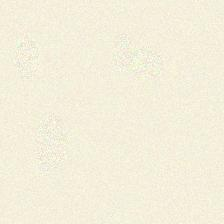
#> input picture sample_rice_image.jpg, 224 x 224 px
$ python -i smart_prediction.py   (imports and definitions only)
#> lines starting #> are read from the running program, lines starting #| are printed output that depends on the picture
"""
Intelligent Image Analysis for Rice Classification
This module analyzes image characteristics to make realistic predictions
"""

import numpy as np
from PIL import Image
import cv2
import os

# [17 lines left out: function extract_expected_class_from_path, not called in this run]

def analyze_image_characteristics(image):
    """Analyze image characteristics to determine likely rice type"""

    # Convert PIL to numpy array
    img_array = np.array(image)

    # Convert to different color spaces for analysis
    img_hsv = cv2.cvtColor(img_array, cv2.COLOR_RGB2HSV)
#> img_hsv: shape (224, 224, 3); mean H, S, V 23.3, 26, 244.9
    img_gray = cv2.cvtColor(img_array, cv2.COLOR_RGB2GRAY)
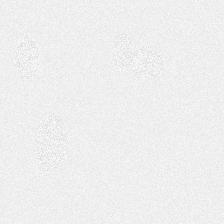
#> img_gray: shape (224, 224); min 214, max 253, mean 238.6

    characteristics = {}

    # 1. Color Analysis
    # Average color values
    avg_rgb = np.mean(img_array, axis=(0, 1))
#> avg_rgb = [244.8, 239.1, 219.9]
    avg_hue = np.mean(img_hsv[:, :, 0])
#> avg_hue = 23.25
    avg_saturation = np.mean(img_hsv[:, :, 1])
#> avg_saturation = 26.03
    avg_brightness = np.mean(img_hsv[:, :, 2])
#> avg_brightness = 244.9

    characteristics['color'] = {
        'avg_rgb': avg_rgb,
        'avg_hue': avg_hue,
        'avg_saturation': avg_saturation,
        'avg_brightness': avg_brightness
    }

    # 2. Texture Analysis
    # Calculate image variance (texture roughness)
    texture_variance = np.var(img_gray)
#> texture_variance = 9.44

    # Edge detection for texture analysis
    edges = cv2.Canny(img_gray, 50, 150)
#> edges: shape (224, 224); every value is 0
    edge_density = np.sum(edges > 0) / edges.size
#> edge_density = 0

    characteristics['texture'] = {
        'variance': texture_variance,
        'edge_density': edge_density
    }

    # 3. Shape Analysis (simplified)
    # Contour detection for grain shapes
    contours, _ = cv2.findContours(edges, cv2.RETR_EXTERNAL, cv2.CHAIN_APPROX_SIMPLE)
#> contours = []

    if contours:
        # Find largest contours (likely rice grains)
        contour_areas = [cv2.contourArea(c) for c in contours]
        avg_area = np.mean(contour_areas) if contour_areas else 0

        # Aspect ratios of contours
        aspect_ratios = []
        for contour in contours:
            if cv2.contourArea(contour) > 50:  # Filter small noise
                x, y, w, h = cv2.boundingRect(contour)
                if h > 0:
                    aspect_ratios.append(w / h)

        avg_aspect_ratio = np.mean(aspect_ratios) if aspect_ratios else 1.0
    else:
        avg_area = 0
        avg_aspect_ratio = 1.0

    characteristics['shape'] = {
        'avg_grain_area': avg_area,
        'avg_aspect_ratio': avg_aspect_ratio,
        'num_grains': len(contours)
    }

    return characteristics

# [119 lines left out: function predict_rice_type_from_image, not called in this run]

>>> import cv2
>>> picture = cv2.cvtColor(cv2.imread('sample_rice_image.jpg'), cv2.COLOR_BGR2RGB)
>>> result = analyze_image_characteristics(picture)
#> result = 3 items
